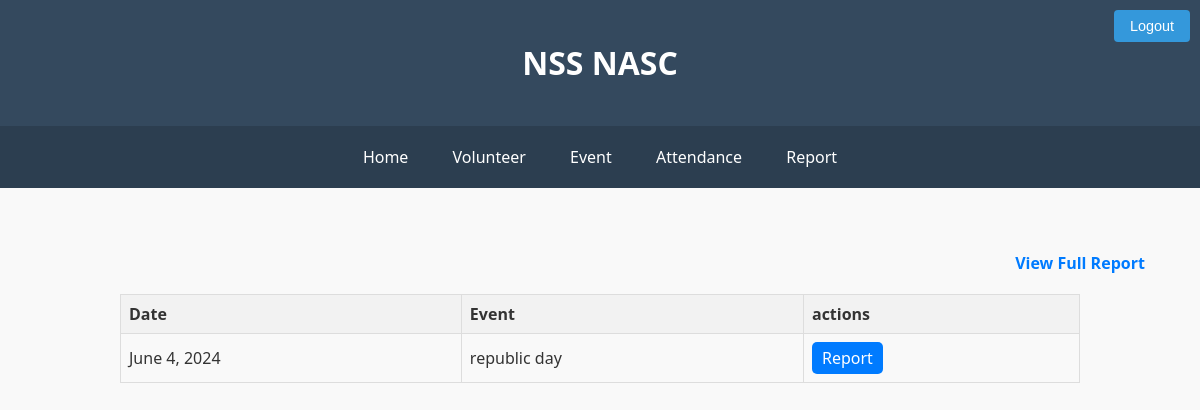
Before: /report_list (signed in) with the older database file.
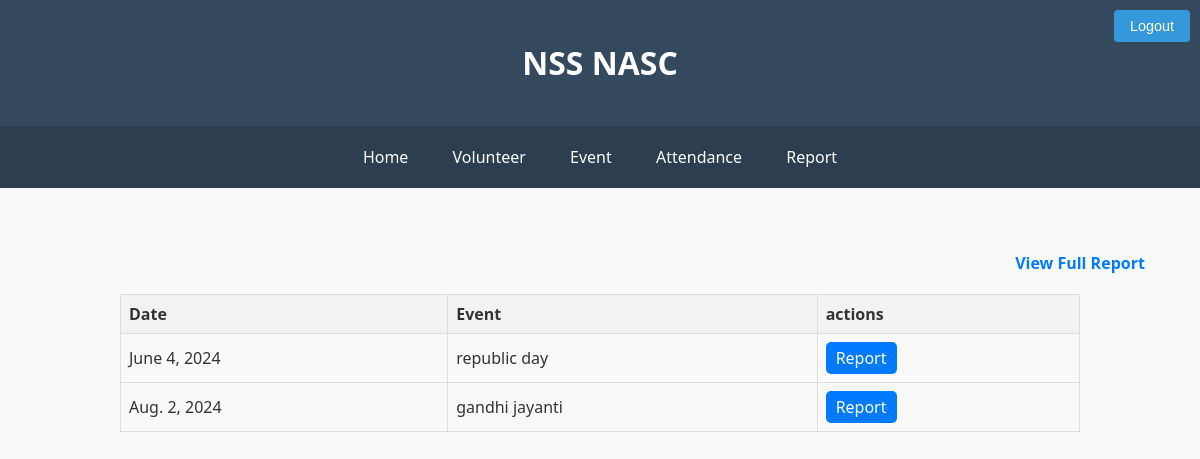
After: the same page with the newer database file.
### nss/models.py (models this page shows, shortened)
class Event(models.Model):
    event_id=models.AutoField(primary_key=True)
    event_name=models.CharField(max_length=60)
    date=models.DateField()

### nss/views.py (the view)
# urls.py: path('report_list',views.report_list,name='report_list'),
@login_required()
def report_list(request):
    report={
        'event':Event.objects.all().order_by('date')
    }
    pics={
        'pics':Event_Photos.objects.all()
    }
    details={
        'details':Event_details.objects.all()
    }
    return render(request,'nss/report_list.html',{**report,**pics,**details})

### nss/context_processors.py (called while the page is built)
def group_processor(request):
    if request.user.is_authenticated:
        is_po_group = request.user.groups.filter(name='po').exists()
        is_vs_group = request.user.groups.filter(name='vs').exists()  # Adjust as needed
    else:
        is_po_group = False
        is_vs_group = False
    return {
        'is_po_group': is_po_group,
        'is_vs_group': is_vs_group,
    }

### nss/templates/nss/report_list.html
{% extends 'nss/base.html' %}
{% load static %}
{% block content %}
<head>
    <link rel="stylesheet" href="{% static '/css/report_list.css'%}">
</head>
<div class="full-report">
    <a href="{% url 'report' %}">View Full Report</a>
</div>
<table>
    <tr>
        <th>Date</th>
        <th>Event</th>
        <th>actions</th>
    </tr>
{% for i in event %}
<tr>
    <td>{{i.date}}</td>
    <td>{{i.event_name}}</td>
    <td>
        <div class="button-container">
        <a class="button" href="{% url 'report_list_more' i.event_id %}">Report</a>
        </div>
    </td>
</tr>
{% endfor %}
</table>
{% endblock %}

### nss/templates/nss/base.html (shortened to what this page needs)
{% load static %}
<!DOCTYPE html>
<html>
<head>
  <link rel="stylesheet" href="{% static 'css/base.css' %}">
</head>
<body>
  <div class="header">
    <h1>NSS NASC</h1>
  </div>
  <nav>
    <ul>
      <li>
        <a href="{% url 'ns' %}">Home</a>
      </li>
      <li class="dropdown">
        <a href="#">Volunteer</a>
      </li>
      <li class="dropdown">
        <a href="#">Event</a>
      </li>
      <li class="dropdown">
        <a href="#">Attendance</a>
      </li>
      <li>
        <a href="{% url 'report_list' %}">Report</a>
      </li>
    </ul>
  </nav>
  <form class="logout-form" method="post" action="{% url 'logout' %}">
    <input class="logout-button" type="submit" value="Logout">
  </form>
  <br><br>
  {% block content %}
  {% endblock %}
</body>
</html>

### static/css/base.css (style rules this page uses)
body { background-color: #f9f9f9; color: #333; font-family: 'Segoe UI', Tahoma, Geneva, Verdana, sans-serif; margin: 0; padding: 0; }
.header { background-color: #34495e; color: #fff; text-align: center; padding: 20px 0; }
nav { background-color: #2c3e50; padding: 10px 0; }
nav ul { list-style-type: none; padding: 0; margin: 0; text-align: center; }
nav ul li { display: inline; }
nav ul li a { display: inline-block; padding: 10px 20px; color: #fff; text-decoration: none; transition: all 0.3s ease; }
.dropdown { position: relative; display: inline-block; }
.logout-form { position: absolute; top: 10px; right: 10px; }
.logout-button { background-color: #3498db; color: #fff; border: none; border-radius: 4px; cursor: pointer; font-size: 0.9em; padding: 8px 16px; transition: background-color 0.3s ease; }

### static/css/report_list.css (style rules this page uses)
table { width: 80%; border-collapse: collapse; margin: 20px auto; }
th, td { border: 1px solid #dddddd; padding: 8px; text-align: left; }
th { background-color: #f2f2f2; }
tr:nth-child(even) { background-color: #f9f9f9; }
.button-container { display: flex; justify-content: space-between; }
.button { padding: 5px 10px; background-color: #007bff; color: white; text-decoration: none; border-radius: 5px; }
.full-report { margin-left: 80%; text-align: center; margin-top: 20px; }
.full-report a { color: #007bff; text-decoration: none; font-weight: bold; }

Changed rows visible on the page:
added Event: date "Aug. 2, 2024", event_name "gandhi jayanti"
